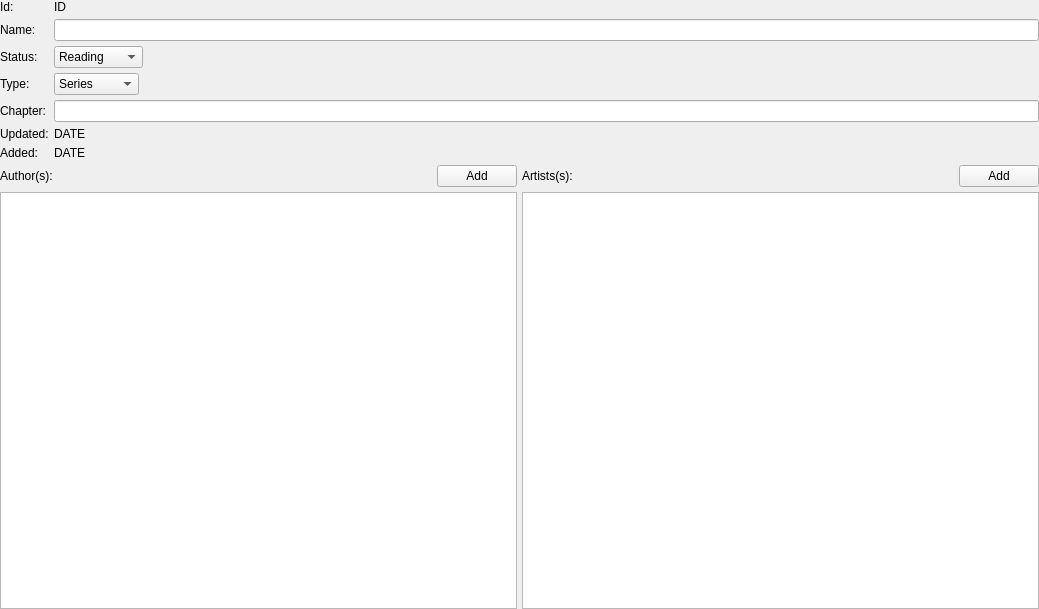
<?xml version="1.0" encoding="UTF-8"?>
<ui version="4.0">
 <class>WorkPage</class>
 <widget class="QWidget" name="WorkPage">
  <property name="geometry">
   <rect>
    <x>0</x>
    <y>0</y>
    <width>1039</width>
    <height>609</height>
   </rect>
  </property>
  <property name="windowTitle">
   <string>Form</string>
  </property>
  <layout class="QVBoxLayout" name="verticalLayout" stretch="0,0">
   <property name="spacing">
    <number>5</number>
   </property>
   <property name="leftMargin">
    <number>0</number>
   </property>
   <property name="topMargin">
    <number>0</number>
   </property>
   <property name="rightMargin">
    <number>0</number>
   </property>
   <property name="bottomMargin">
    <number>0</number>
   </property>
   <item>
    <layout class="QFormLayout" name="formLayout">
     <item row="0" column="0">
      <widget class="QLabel" name="label_3">
       <property name="text">
        <string>Id:</string>
       </property>
      </widget>
     </item>
     <item row="0" column="1">
      <widget class="QLabel" name="idLabel">
       <property name="text">
        <string>ID</string>
       </property>
      </widget>
     </item>
     <item row="1" column="0">
      <widget class="QLabel" name="label_5">
       <property name="text">
        <string>Name:</string>
       </property>
      </widget>
     </item>
     <item row="1" column="1">
      <widget class="QLineEdit" name="nameLineEdit"/>
     </item>
     <item row="2" column="0">
      <widget class="QLabel" name="label_6">
       <property name="text">
        <string>Status:</string>
       </property>
      </widget>
     </item>
     <item row="2" column="1">
      <widget class="QComboBox" name="statusComboBox">
       <property name="sizePolicy">
        <sizepolicy hsizetype="Maximum" vsizetype="Fixed">
         <horstretch>0</horstretch>
         <verstretch>0</verstretch>
        </sizepolicy>
       </property>
       <item>
        <property name="text">
         <string>Reading</string>
        </property>
       </item>
       <item>
        <property name="text">
         <string>Completed</string>
        </property>
       </item>
      </widget>
     </item>
     <item row="3" column="0">
      <widget class="QLabel" name="label_7">
       <property name="text">
        <string>Type:</string>
       </property>
      </widget>
     </item>
     <item row="3" column="1">
      <widget class="QComboBox" name="typeComboBox">
       <property name="sizePolicy">
        <sizepolicy hsizetype="Maximum" vsizetype="Fixed">
         <horstretch>0</horstretch>
         <verstretch>0</verstretch>
        </sizepolicy>
       </property>
       <item>
        <property name="text">
         <string>Series</string>
        </property>
       </item>
       <item>
        <property name="text">
         <string>One Shot</string>
        </property>
       </item>
       <item>
        <property name="text">
         <string>Anthology</string>
        </property>
       </item>
      </widget>
     </item>
     <item row="4" column="0">
      <widget class="QLabel" name="label_9">
       <property name="text">
        <string>Chapter:</string>
       </property>
      </widget>
     </item>
     <item row="4" column="1">
      <widget class="QLineEdit" name="chapterLineEdit"/>
     </item>
     <item row="5" column="0">
      <widget class="QLabel" name="label_10">
       <property name="text">
        <string>Updated:</string>
       </property>
      </widget>
     </item>
     <item row="5" column="1">
      <widget class="QLabel" name="updatedLabel">
       <property name="text">
        <string>DATE</string>
       </property>
      </widget>
     </item>
     <item row="6" column="0">
      <widget class="QLabel" name="label_12">
       <property name="text">
        <string>Added:</string>
       </property>
      </widget>
     </item>
     <item row="6" column="1">
      <widget class="QLabel" name="addedLabel">
       <property name="text">
        <string>DATE</string>
       </property>
      </widget>
     </item>
    </layout>
   </item>
   <item>
    <layout class="QHBoxLayout" name="horizontalLayout_3">
     <property name="spacing">
      <number>5</number>
     </property>
     <item>
      <layout class="QVBoxLayout" name="verticalLayout_2">
       <property name="spacing">
        <number>5</number>
       </property>
       <item>
        <layout class="QHBoxLayout" name="horizontalLayout" stretch="1,0">
         <property name="spacing">
          <number>5</number>
         </property>
         <item>
          <widget class="QLabel" name="label">
           <property name="text">
            <string>Author(s):</string>
           </property>
          </widget>
         </item>
         <item>
          <widget class="QPushButton" name="addAuthorButton">
           <property name="text">
            <string>Add</string>
           </property>
          </widget>
         </item>
        </layout>
       </item>
       <item>
        <widget class="QListWidget" name="authorsListWidget">
         <property name="contextMenuPolicy">
          <enum>Qt::CustomContextMenu</enum>
         </property>
         <property name="editTriggers">
          <set>QAbstractItemView::NoEditTriggers</set>
         </property>
         <property name="alternatingRowColors">
          <bool>true</bool>
         </property>
        </widget>
       </item>
      </layout>
     </item>
     <item>
      <layout class="QVBoxLayout" name="verticalLayout_3">
       <property name="spacing">
        <number>5</number>
       </property>
       <item>
        <layout class="QHBoxLayout" name="horizontalLayout_2" stretch="1,0">
         <property name="spacing">
          <number>5</number>
         </property>
         <item>
          <widget class="QLabel" name="label_2">
           <property name="text">
            <string>Artists(s):</string>
           </property>
          </widget>
         </item>
         <item>
          <widget class="QPushButton" name="addArtistButton">
           <property name="text">
            <string>Add</string>
           </property>
          </widget>
         </item>
        </layout>
       </item>
       <item>
        <widget class="QListWidget" name="artistsListWidget">
         <property name="contextMenuPolicy">
          <enum>Qt::CustomContextMenu</enum>
         </property>
         <property name="editTriggers">
          <set>QAbstractItemView::NoEditTriggers</set>
         </property>
         <property name="alternatingRowColors">
          <bool>true</bool>
         </property>
        </widget>
       </item>
      </layout>
     </item>
    </layout>
   </item>
  </layout>
 </widget>
 <resources/>
 <connections/>
</ui>
